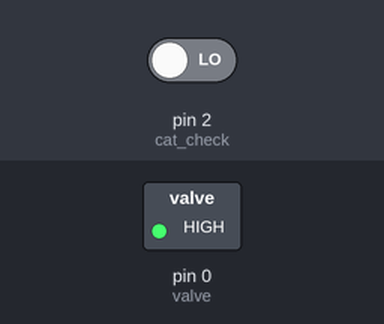
The sketch below on a simulated Arduino Uno, built with avr-gcc and run on an emulated ATmega328P. Parts: switched loads named in the sketch (green lamp = pin HIGH). The inputs (shaded band) are chosen by the test bench; at power-on: pin 2 (cat_check) LOW.

Above: at 1.2 s.
1.3 s: pin 2 (cat_check) driven HIGH
At 2.4 s:
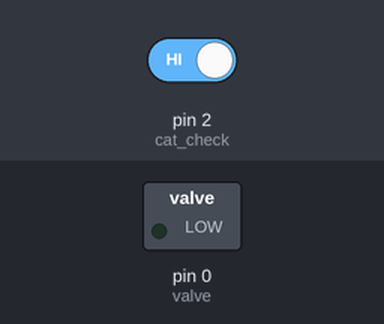
Timing chart, 0 to 4.3 s (numbered marks = the images above; inputs shaded):
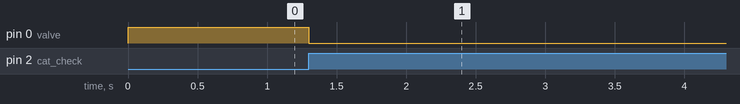

Measured:
- after the input at 1.3 s, pin 0 (valve): HIGH → LOW at once

The sketch:

FatCatDrinker.ino
```cpp
int cat_check = 2;
int valve = 0; // water valve output
void setup()
{
	pinMode(valve, OUTPUT);
	digitalWrite(valve, HIGH);
	pinMode(cat_check, INPUT);
}

void loop()
{
	if (digitalRead(cat_check) == HIGH)
	{
		digitalWrite(valve, LOW);
		delay(60000); // working delay
	}
	else
	{
		digitalWrite(valve, HIGH);
	}
}
```
